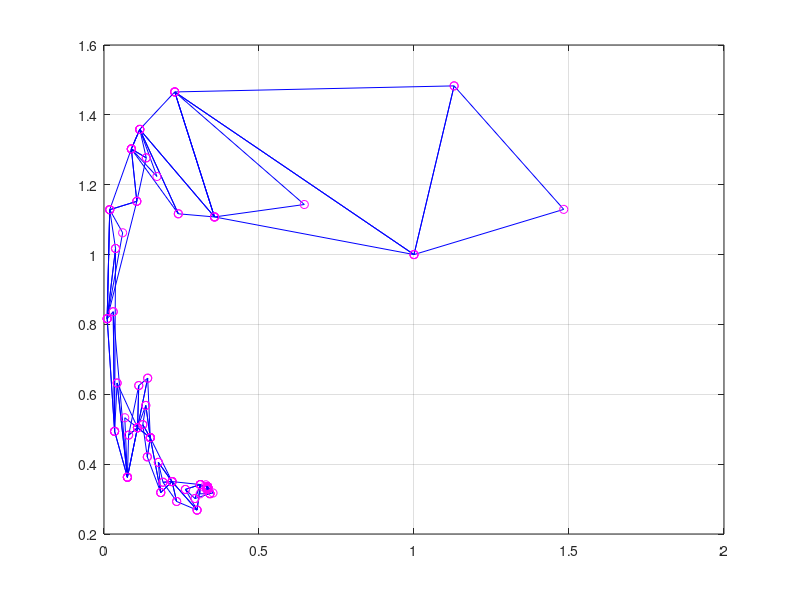

This figure's MATLAB source:
function Simplex

f = @(X) (1 / 8) * ((X(1) .^ 2) .* X(2) + X(1) .* (X(2) .^ 2) - X(1) .* X(2));
% pradiniai artiniai
X_0 = [0, 0];
X_1 = [1, 1];
X_m = [4 / 10, 7 / 10];
X_n = [1 / 2, 1 / 2];

% pasirenkamas pradinis artinys
X0 = X_1;

% pasirenkami parametrai
gamma = 2;
beta = 0.5;
eta = - 0.5;
teta = 1;

epsilon = 10 ^ (- 4); % tikslumas

% Pradinio simplekso sudarymas
alpha = 1 / 2; % reguliuoja simplekso krastines ilgi
n = 2; % keliu kintamuju funkcija yra minimizuojama
delta1 = alpha * (sqrt(n + 1) + n - 1) / (n * sqrt(2));
delta2 = alpha * (sqrt(n + 1) - 1) / (n * sqrt(2));

% kitos simplekso virsunes
X1 = [X0(1, 1) + delta2, X0(1, 2) + delta1];
X2 = [X0(1, 1) + delta1, X0(1, 2) + delta2];

% funkcijos reiksmes simplekso virsunese
y0 = f(X0);
y1 = f(X1);
y2 = f(X2);

% simplekso virsuniu masyvas
X = [X0; X1; X2];

% funkcijos reiksmiu simplekso virsunese masyvas
y = [y0, y1, y2];

% Pradinio simplekso braizymas:
deltax = [X0(1), X0(1), X1(1); X1(1), X2(1), X2(1)];
deltay = [X0(2), X0(2), X1(2); X1(2), X2(2), X2(2)];
plot(deltax, deltay, 'b');
grid on;
hold on;
plot(X(:, 1), X(:, 2), 'mo'); % atvaizduoja bandymo taskus rutuliukais
hold on;

k = 1; % iteraciju skaitliukas (pradinio simplekso sudarymas = 1 iteracija)
i = 3; % funkcijos kvietimu skaiciaus skaitliukas
kmax = 100; % maksimalus iteraciju skaicius
imax = 100; % maksimalus funkcijos kvietimu skaicius

format short;

% Metodo realizavimas
disp(['   x1   x2    f(x1,x2)    k    (f kv. sk.)']);
disp('-----------------------------------------------');

goal = false;
while ~ goal
    % Randami Xh, Xg, Xl ir funkcijos reiksmes siuose taskuose yh, yg, yl
    [~, nr] = sort(y); % y0, y1, y2 reiksmes isdestomos didejimo tvarka; nr rodys ju numerius masyve y
 
    yl = y(nr(1)); % maziausia y reiksme
    Xl = X(nr(1), :);
 
    yh = y(nr(n + 1)); % didziausia y reiksme
    Xh = X(nr(n + 1), :);
 
    yg = y(nr(n)); % antra pagal dydi y reiksme
    Xg = X(nr(n), :);
 
    % Viduriu tasko Xc ir naujo artinio Xnew apskaiciavimas
    Xc = (Xg + Xl) / 2;
 
    Xnew = Xh + (1 + teta) * (Xc - Xh);
    ynew = f(Xnew);
    i = i + 1;
 
    % Jei bent viena neigiama koordinate, keiciame krypti
    if Xnew(1) <= 0 || Xnew(2) <= 0
        disp('Neigiama artinio koordinate! Keiciame krypti.');
        teta = - 1 / 2;
        Xnew = Xh + (1 + teta) * (Xc - Xh);
        ynew = f(Xnew);
        i = i + 1;
    endif
 
    % Naujo simplekso sudarymas
    if (yl < ynew) && (ynew < yg)
        teta = 1;
    elseif ynew < yl
        teta = gamma;
        Z = Xh + (1 + teta) * (Xc - Xh);
        yz = f(Z);
        i = i + 1;
        if yz < ynew
            ynew = yz;
            Xnew = Z;
        endif
    elseif ynew > yh
        teta = eta;
        Z = Xh + (1 + teta) * (Xc - Xh);
        Xnew = Z;
        ynew = f(Z);
        i = i + 1;
    elseif (yg < ynew) && (ynew < yh)
        teta = beta;
        Z = Xh + (1 + teta) * (Xc - Xh);
        Xnew = Z;
        ynew = f(Z);
        i = i + 1;
    endif
 
    if Xnew(1) <= 0 || Xnew(2) <= 0
        disp('Neigiama artinio koordinate! Keiciame krypti.');
        teta = - 1 / 2;
        Xnew = Xh + (1 + teta) * (Xc - Xh);
        ynew = f(Xnew);
        i = i + 1;
    endif
 
     fprintf('%f    %f   %f %d   %d', Xnew, ynew, k, i);
 
    count = 0;
 
    if max([norm(Xl - Xg), norm(Xl - Xh), norm(Xg - Xh)]) < epsilon
        disp(' ')
        disp(['Simpleksas tapo mazas (krastiniu ilgiai mazesni uz epsilon=', num2str(epsilon), ')']);
        count = count + 1;
    endif
 
    if max([abs(yl - yg), abs(yl - yh), abs(yg - yh)]) < epsilon
        disp(' ')
        disp(['Funkcijos reiksmes simplekso virsunese panasios (tikslumu epsilon=', num2str(epsilon), ')']);
        count = count + 1;
    endif
 
    if i >= imax
        count = count + 1;
        if count == 3
            disp(' ');
            disp('Patenkinamos sustojimo salygos. Skaiciavimai baigiami, nes:');
            disp(['1) simpleksas tapo mazas (krastiniu ilgiai mazesni uz epsilon=', num2str(epsilon), ')']);
            disp(['2) funkcijos reiksmes simplekso virsunes panasios (tikslumu epsilon=', num2str(epsilon), ')']);
            disp(['3) pasiektas maksimalus funkciju kvietimu skaicius=', num2str(imax), ')']);
            goal = true;
        else
            disp(['Pasiektas maksimalus iteraciju skaicius i=', num2str(imax)]);
        endif
    endif
 
    if k == kmax
        format short;
        disp(['Pasiektas maksimalus iteraciju skaicius k=', num2str(kmax)]);
        break
    endif
 
    k = k + 1;
    y = [yl, yg, ynew];
    X = [Xl; Xg; Xnew];
 
    % Simplekso braizymas:
    deltax = [Xl(1), Xl(1), Xg(1); Xg(1), Xnew(1), Xnew(1)];
    deltay = [Xl(2), Xl(2), Xg(2); Xg(2), Xnew(2), Xnew(2)];
    plot(deltax, deltay, 'b');
    hold on;
    plot(X(:, 1), X(:, 2), 'mo');
    hold on;
 
    % used for pretty output
    if ~ count
        disp(' ');
    endif
 
endwhile
